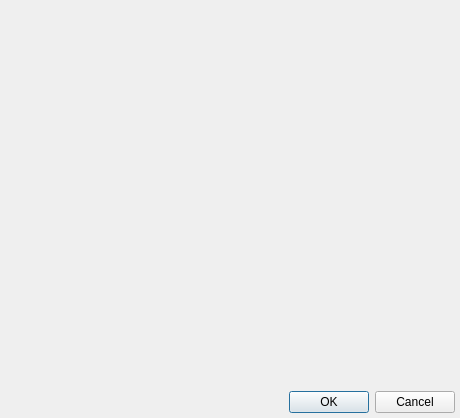
<ui version="4.0" >
 <class>DataDialogClass</class>
 <widget class="QDialog" name="DataDialogClass" >
  <property name="geometry" >
   <rect>
    <x>0</x>
    <y>0</y>
    <width>460</width>
    <height>418</height>
   </rect>
  </property>
  <layout class="QVBoxLayout" >
   <property name="leftMargin" >
    <number>5</number>
   </property>
   <property name="topMargin" >
    <number>5</number>
   </property>
   <property name="rightMargin" >
    <number>5</number>
   </property>
   <property name="bottomMargin" >
    <number>5</number>
   </property>
   <item>
    <widget class="QWidget" native="1" name="wdtForm" >
     <property name="sizePolicy" >
      <sizepolicy vsizetype="Expanding" hsizetype="Expanding" >
       <horstretch>0</horstretch>
       <verstretch>0</verstretch>
      </sizepolicy>
     </property>
    </widget>
   </item>
   <item>
    <widget class="QWidget" native="1" name="wdtToolBar" />
   </item>
   <item>
    <layout class="QHBoxLayout" >
     <item>
      <widget class="QWidget" native="1" name="wdtPages" />
     </item>
     <item>
      <widget class="QDialogButtonBox" name="dbbDialogButtons" >
       <property name="standardButtons" >
        <set>QDialogButtonBox::Cancel|QDialogButtonBox::NoButton|QDialogButtonBox::Ok</set>
       </property>
      </widget>
     </item>
    </layout>
   </item>
  </layout>
 </widget>
 <layoutdefault spacing="6" margin="11" />
 <resources/>
 <connections/>
</ui>
